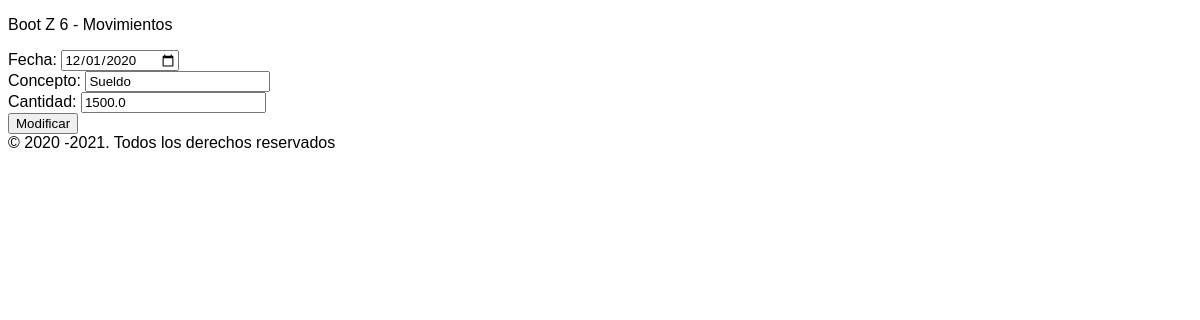
The page /modifica/1 on the database as committed earlier.
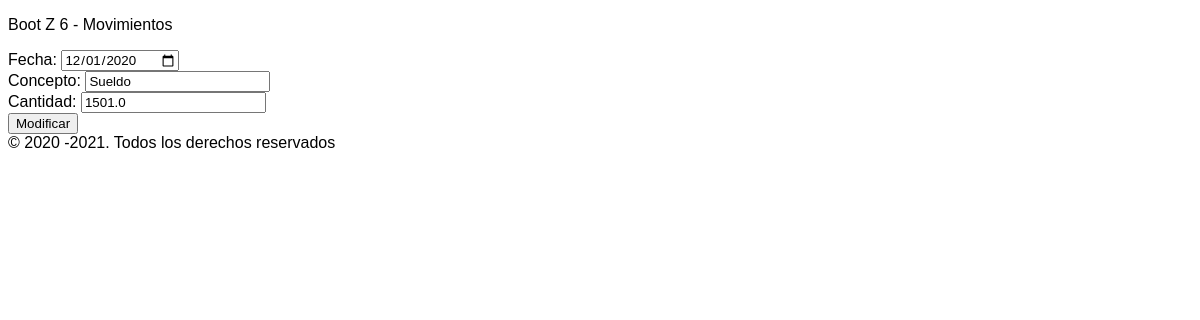
The same page on the database as committed later.
### tables this page shows
CREATE TABLE "movimientos" (
	"id"	INTEGER,
	"concepto"	TEXT NOT NULL,
	"fecha"	TEXT NOT NULL,
	"cantidad"	REAL NOT NULL,
	PRIMARY KEY("id" AUTOINCREMENT)
);

### movements/views.py (the view, shortened to what this page needs)
@app.route("/modifica/<id>", methods=['GET', 'POST'])
def modificaIngreso(id):
    conn = sqlite3.connect(DBFILE)
    c = conn.cursor()
    if request.method == 'GET':
        registro = consulta('SELECT fecha, concepto, cantidad, id FROM movimientos where id = ?', (id,))[0]
        return render_template("modifica.html", registro=registro)

### movements/views.py (called while the page is built)
def consulta(query, params=()):
    conn = sqlite3.connect(DBFILE)
    c = conn.cursor()
    '''
    'SELECT * FROM TABLA' -> [(),(), (),]
    'SELECT * FROM TABLA VACIA ' -> []
    'INSERT ...' -> []
    'UPDATE ...' -> []
    'DELETE ...' -> []
    '''
    c.execute(query, params)
    conn.commit()
    filas = c.fetchall()
    print(filas)
    conn.close()
    if len(filas) == 0:
        return filas
    columnNames = []
    for columnName in c.description:
        columnNames.append(columnName[0])
    listaDeDiccionarios = []
    for fila in filas:
        d = {}
        for ix, columnName in enumerate(columnNames):
            d[columnName] = fila[ix]
        listaDeDiccionarios.append(d)
    return listaDeDiccionarios

### movements/templates/modifica.html (shortened to what this page needs)
{% extends 'base.html' %}
{% block mi_precioso_bloque_de_formato %}
<form action="/modifica/{{registro['id']}}" method="post">
            <div class="field">
        <label for="fecha">Fecha:</label>
        <input type="date" name="fecha" required value="{{registro['fecha']}}">
    </div>
    <div class="field">
        <label for="concepto">Concepto:</label>
        <input type="text" name="concepto" value="{{registro['concepto']}}">
    </div>
    <div class="field">
        <label for="cantidad">Cantidad:</label>
        <input type="number" name="cantidad" step="0.01" value="{{registro['cantidad']}}">
    </div>
    <div class="field">
        <input type="submit" value="Modificar">
    </div>
</form>
{%  endblock %}

Rows that differ between the two databases and show on the page:
changed movimientos "Sueldo": cantidad "1500.0" → "1501.0"
